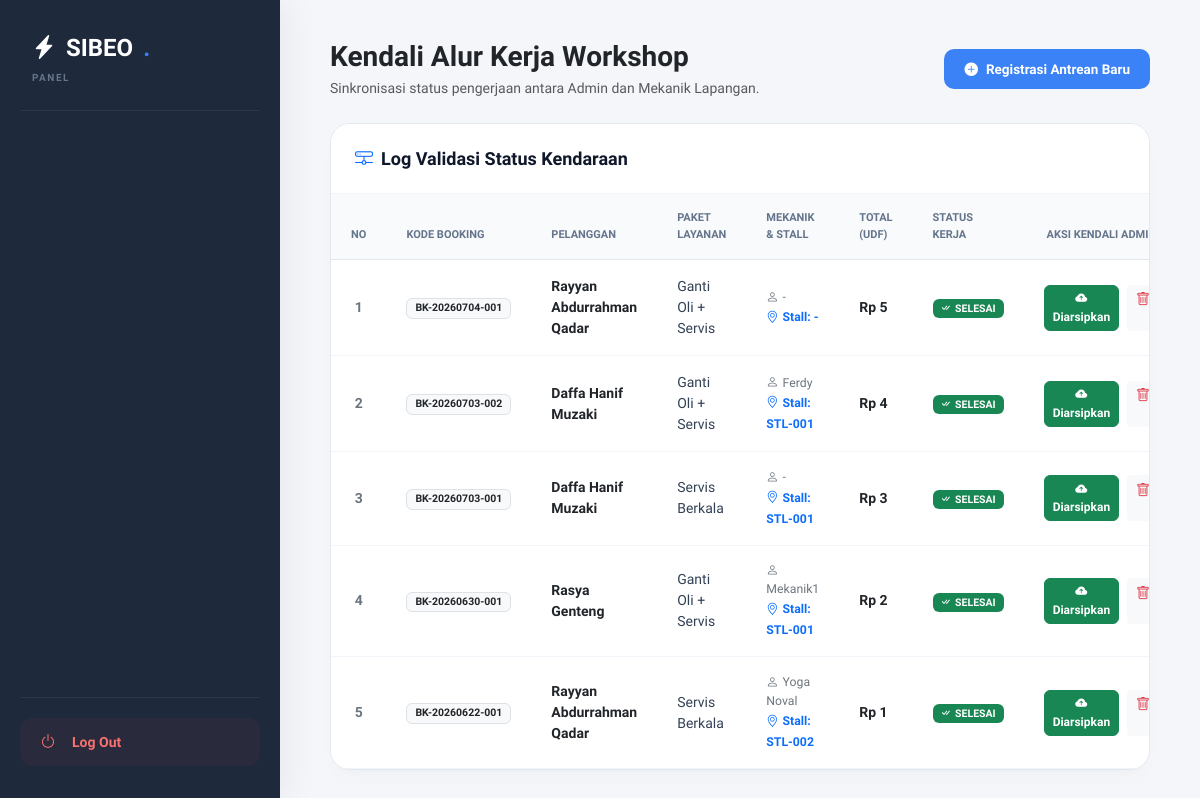
Page /admin/booking.php on the committed database.
### tables this page shows
CREATE TABLE `tbl_booking` (
  `id_booking` int(11) NOT NULL,
  `kode_booking` varchar(20) NOT NULL,
  `id_pelanggan` int(11) NOT NULL,
  `id_kendaraan` int(11) NOT NULL,
  `id_paket` int(11) NOT NULL,
  `id_stall` int(11) DEFAULT NULL,
  `id_mekanik` int(11) DEFAULT NULL,
  `tanggal_servis` date NOT NULL,
  `jam_servis` time NOT NULL,
  `keluhan` text NOT NULL,
  `status` varchar(30) NOT NULL DEFAULT 'menunggu',
  `created_at` timestamp NOT NULL DEFAULT current_timestamp()
);

CREATE TABLE `tbl_pelanggan` (
  `id_pelanggan` int(11) NOT NULL,
  `nomor_pelanggan` varchar(20) NOT NULL,
  `nama_lengkap` varchar(100) NOT NULL,
  `nik` varchar(16) NOT NULL,
  `no_telepon` varchar(15) NOT NULL,
  `email` varchar(100) NOT NULL,
  `alamat` text NOT NULL,
  `password` varchar(50) NOT NULL,
  `status` enum('aktif','nonaktif') NOT NULL DEFAULT 'aktif',
  `created_at` timestamp NOT NULL DEFAULT current_timestamp()
);

CREATE TABLE `tbl_paket_layanan` (
  `id_paket` int(11) NOT NULL,
  `nama_paket` varchar(100) NOT NULL,
  `deskripsi` text NOT NULL,
  `harga` decimal(12,2) NOT NULL
);

### admin/booking.php (the view, shortened to what this page needs)
<?php
include "../config/koneksi.php";
function safe_text($value) {
    return htmlspecialchars((string)$value, ENT_QUOTES, 'UTF-8');
}
$kolom_mekanik = "nama";
?>
<!DOCTYPE html>
<html lang="id">
<head>
    <link href="https://cdn.jsdelivr.net/npm/bootstrap@5.3.0/dist/css/bootstrap.min.css" rel="stylesheet">
    <link rel="stylesheet" href="https://cdn.jsdelivr.net/npm/bootstrap-icons@1.11.1/font/bootstrap-icons.css">
</head>
<body>
<div class="layout-wrapper">
    <?php include '../includes/sidebar.php'; ?>
    <div class="main-canvas">
        <div class="d-flex justify-content-between align-items-center mb-4">
            <div>
                <h3 class="fw-bold text-dark m-0">Kendali Alur Kerja Workshop</h3>
                <p class="text-muted small m-0 mt-1">Sinkronisasi status pengerjaan antara Admin dan Mekanik Lapangan.</p>
            </div>
            <button type="button" class="btn btn-premium-primary" data-bs-toggle="modal" data-bs-target="#modalTambah">
                <i class="bi bi-plus-circle-fill"></i>Registrasi Antrean Baru
            </button>
        </div>
        <div class="data-card-premium">
            <div class="data-card-header">
                <h5 class="data-card-title"><i class="bi bi-hdd-network text-primary me-2"></i>Log Validasi Status Kendaraan</h5>
            </div>
            <div class="table-responsive">
                <table class="table table-hover table-premium align-middle mb-0">
                    <thead>
                        <tr>
                            <th class="text-center">No</th>
                            <th>Kode Booking</th>
                            <th>Pelanggan</th>
                            <th>Paket Layanan</th>
                            <th>Mekanik & Stall</th>
                            <th>Total (UDF)</th>
                            <th>Status Kerja</th>
                            <th class="text-center">Aksi Kendali Admin</th>
                        </tr>
                    </thead>
                    <tbody>
                        <?php
                        $no = 1;
                        $query_booking = mysqli_query($koneksi, "
                            SELECT b.*, p.nama_lengkap, pk.nama_paket, pk.harga AS harga_paket,
                                   IFNULL(m.$kolom_mekanik, '-') AS nama_mekanik,
                                   IFNULL(s.nomor_stall, '-') AS nomor_stall,
                                   udf_hitung_total(b.id_booking) AS total_akhir
                            FROM tbl_booking b
                            LEFT JOIN tbl_pelanggan p ON b.id_pelanggan = p.id_pelanggan
                            LEFT JOIN tbl_paket_layanan pk ON b.id_paket = pk.id_paket
                            LEFT JOIN tbl_mekanik m ON b.id_mekanik = m.id_mekanik
                            LEFT JOIN tbl_stall s ON b.id_stall = s.id_stall
                            ORDER BY b.id_booking DESC
                        ");
                        if ($query_booking && mysqli_num_rows($query_booking) > 0) {
                            while ($data = mysqli_fetch_assoc($query_booking)) {
                                $st = strtolower($data['status']);
                                ?>
                                <tr>
                                    <td class="text-center text-secondary fw-semibold"><?= $no++; ?></td>
                                    <td><span class="badge bg-light text-dark border px-2 py-1 fw-bold"><?= safe_text($data['kode_booking']); ?></span></td>
                                    <td><strong class="text-dark"><?= safe_text($data['nama_lengkap']); ?></strong></td>
                                    <td><?= safe_text($data['nama_paket']); ?></td>
                                    <td>
                                        <small class="d-block text-secondary"><i class="bi bi-person me-1"></i><?= safe_text($data['nama_mekanik']); ?></small>
                                        <span class="text-primary small fw-bold"><i class="bi bi-geo-alt me-1"></i>Stall: <?= safe_text($data['nomor_stall']); ?></span>
                                    </td>
                                    <td><strong class="text-dark">Rp <?= number_format($data['total_akhir'], 0, ',', '.'); ?></strong></td>
                                    <td>
                                        <?php
                                        if($st == 'menunggu') {
                                            echo '<span class="badge bg-secondary px-2 py-1 text-uppercase small fw-bold">Menunggu</span>';
                                        } elseif($st == 'terkonfirmasi') {
                                            echo '<span class="badge bg-info text-dark px-2 py-1 text-uppercase small fw-bold">Terkonfirmasi</span>';
                                        } elseif($st == 'dalam_proses') {
                                            echo '<span class="badge bg-warning text-dark px-2 py-1 text-uppercase small fw-bold"><i class="bi bi-hourglass-split me-1"></i>Dalam Proses</span>';
                                        } else {
                                            echo '<span class="badge bg-success px-2 py-1 text-uppercase small fw-bold"><i class="bi bi-check-all me-1"></i>Selesai</span>';
                                        }
                                        ?>
                                    </td>
                                    <td class="text-center">
                                        <div class="d-flex justify-content-center gap-2">
                                            <?php if($st == 'menunggu'): ?>
                                                <button class="btn btn-sm btn-primary fw-bold px-2.5" data-bs-toggle="modal" data-bs-target="#modalKonf<?= $data['id_booking']; ?>" style="border-radius:6px; font-size:12px;">
                                                    <i class="bi bi-shield-check"></i> Konfirmasi & Plot
                                                </button>
                                            <?php elseif($st == 'terkonfirmasi'): ?>
                                                <button class="btn btn-sm btn-light text-muted px-2.5" style="border-radius:6px; font-size:12px;" disabled>
                                                    <i class="bi bi-clock"></i> Menunggu Mekanik
                                                </button>
                                            <?php elseif($st == 'dalam_proses'): ?>
                                                <button class="btn btn-sm btn-outline-warning fw-bold px-2.5" style="cursor: not-allowed; border-radius:6px; font-size:12px;" disabled>
                                                    <i class="bi bi-lock-fill"></i> Mekanik Sedang Kerja
                                                </button>
                                            <?php else: ?>
                                                <a href="booking.php?arsip_selesai=<?= $data['id_booking']; ?>" class="btn btn-sm btn-success fw-bold px-2.5" style="border-radius:6px; font-size:12px;">
                                                    <i class="bi bi-cloud-arrow-up-fill"></i> Diarsipkan
                                                </a>
                                            <?php endif; ?>
                                            <a href="booking.php?hapus=<?= $data['id_booking']; ?>" class="btn btn-sm btn-light text-danger px-2" onclick="return confirm('Hapus data?')">
                                                <i class="bi bi-trash"></i>
                                            </a>
                                        </div>
                                    </td>
                                </tr>
                                <?php
                            }
                        } else {
                            echo "<tr><td colspan='8' class='text-center text-muted py-5 small'><i class='bi bi-calendar-x d-block fs-2 mb-2 opacity-50'></i>Belum ada data transaksi booking.</td></tr>";
                        }
                        ?>
                    </tbody>
                </table>
            </div>
        </div>
    </div>
</div>
</body>
</html>

### admin/booking.php (style rules this page uses)
:root { --bg-body: #f4f6f9; --sidebar-bg: #1e293b; --sidebar-color: #94a3b8; --sidebar-active: #3b82f6; --text-dark: #0f172a; --card-shadow: 0 10px 25px -5px rgba(0, 0, 0, 0.02), 0 8px 10px -6px rgba(0, 0, 0, 0.02); }
* { font-family: 'Plus Jakarta Sans', sans-serif !important; }
body { background-color: var(--bg-body); color: #334155; overflow-x: hidden; }
.layout-wrapper { display: flex; min-height: 100vh; }
.main-canvas { flex-grow: 1; padding: 40px 50px; max-width: calc(100% - 280px); }
.data-card-premium { background: #ffffff; border-radius: 20px; border: 1px solid #e2e8f0; box-shadow: var(--card-shadow); overflow: hidden; }
.data-card-header { padding: 24px; background: #ffffff; border-bottom: 1px solid #f1f5f9; }
.data-card-title { font-size: 18px; font-weight: 700; color: var(--text-dark); margin: 0; }
.table-premium thead th { background: #f8fafc; color: #64748b; font-size: 11px; font-weight: 700; text-transform: uppercase; padding: 16px 20px; border-bottom: 1px solid #e2e8f0; }
.table-premium tbody td { padding: 16px 20px; border-bottom: 1px solid #f1f5f9; font-size: 14px; color: #334155; }
.btn-premium-primary { background-color: var(--sidebar-active); color: #ffffff; border: none; border-radius: 10px; padding: 10px 20px; font-size: 13.5px; font-weight: 600; display: inline-flex; align-items: center; gap: 8px; text-decoration: none; transition: all 0.2s ease; }

### rows in the picture
tbl_booking: kode_booking "BK-20260704-001", id_pelanggan.nama_lengkap "Rayyan Abdurrahman Qadar", id_paket.nama_paket "Ganti Oli + Servis", nama_mekanik "-", nomor_stall "-", total_akhir "5", status "SELESAI"
tbl_booking: kode_booking "BK-20260703-002", id_pelanggan.nama_lengkap "Daffa Hanif Muzaki", id_paket.nama_paket "Ganti Oli + Servis", nama_mekanik "Ferdy", nomor_stall "STL-001", total_akhir "4", status "SELESAI"
tbl_booking: kode_booking "BK-20260703-001", id_pelanggan.nama_lengkap "Daffa Hanif Muzaki", id_paket.nama_paket "Servis Berkala", nama_mekanik "-", nomor_stall "STL-001", total_akhir "3", status "SELESAI"
tbl_booking: kode_booking "BK-20260630-001", id_pelanggan.nama_lengkap "Rasya Genteng", id_paket.nama_paket "Ganti Oli + Servis", nama_mekanik "Mekanik1", nomor_stall "STL-001", total_akhir "2", status "SELESAI"
tbl_booking: kode_booking "BK-20260622-001", id_pelanggan.nama_lengkap "Rayyan Abdurrahman Qadar", id_paket.nama_paket "Servis Berkala", nama_mekanik "Yoga Noval", nomor_stall "STL-002", total_akhir "1", status "SELESAI"
